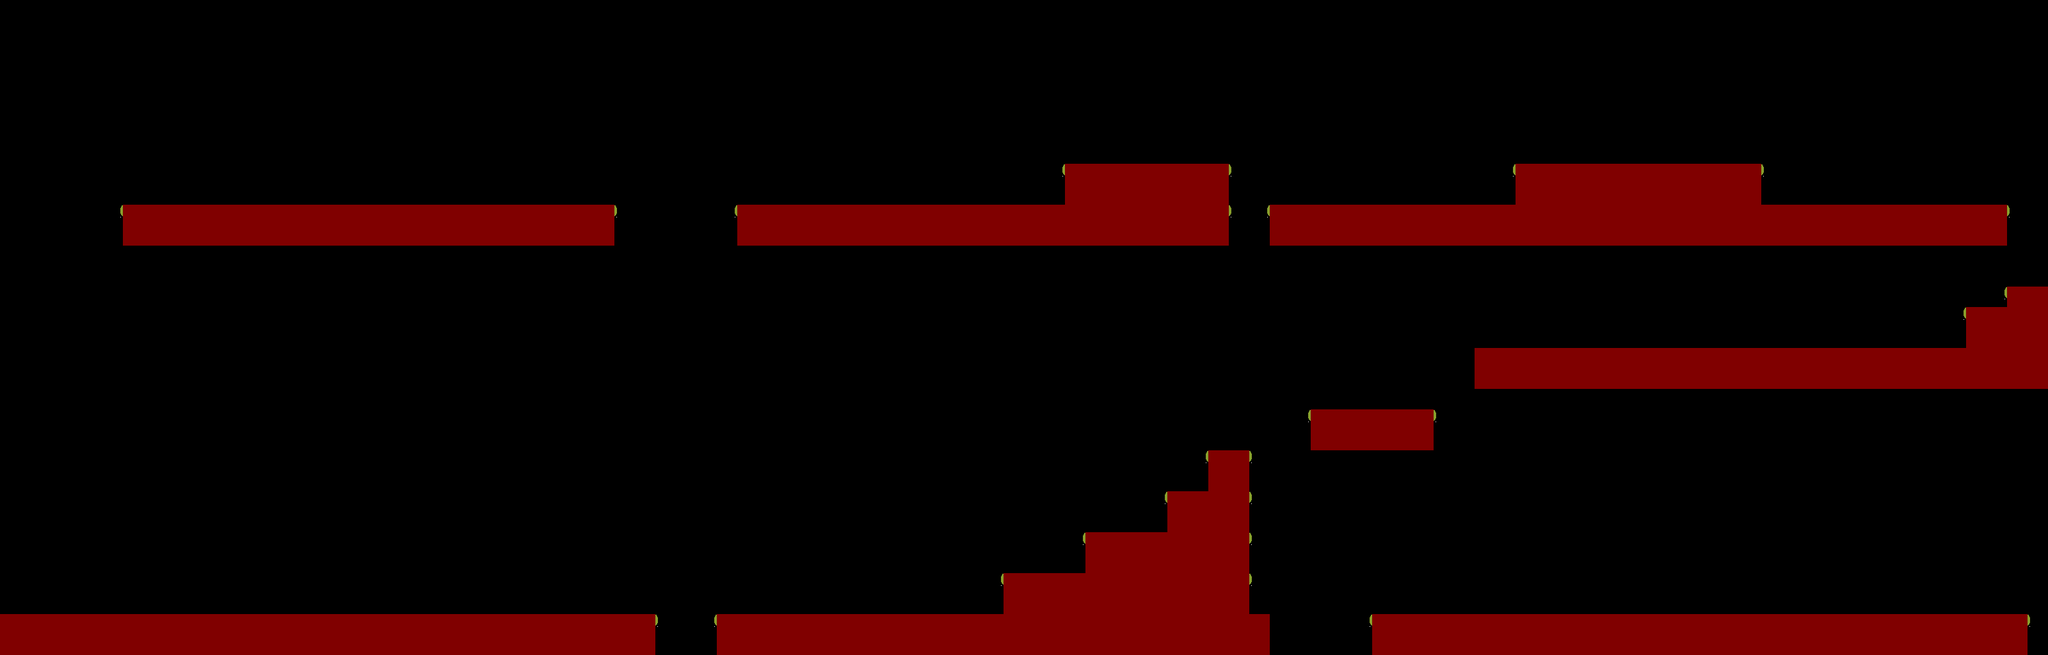

The image is a tile-based game level rendered from a .tmx file. Its description and source (layers, tilesets, objects; grid data summarised) follow:
An orthogonal 100x32 tile map with 32x32 px tiles, 2 tile layers (Visual, Collision) and 12 objects (12x Enemy).

<map version="1.0" orientation="orthogonal" width="100" height="32" tilewidth="32" tileheight="32">
 <properties>
  <property name="levelNumber" value="2" />
  <property name="timeLimit" value="400" />
 </properties>
 <tileset firstgid="1" name="spritesheet" tilewidth="32" tileheight="32">
  <image source="spritesheet.png" width="1024" height="1024" />
 </tileset>
 <layer name="Visual" width="100" height="32">
  <properties>
   <property name="display" value="true" />
  </properties>
  <data>[3200 cells, 546 non-empty, 10 distinct tile ids]</data>
 </layer>
 <layer name="Collision" width="100" height="32">
  <properties>
   <property name="display" value="false" />
  </properties>
  <data>[3200 cells, 520 non-empty, 1 distinct tile ids]</data>
 </layer>
 <objectgroup name="Enemies" width="100" height="32">
  <object name="Blob" type="Enemy" x="268" y="898" width="46" height="59">
   <properties>
    <property name="state" value="wandering" />
   </properties>
  </object>
  <object name="Pterodactyl" type="Enemy" x="784" y="425" width="85" height="51">
   <properties>
    <property name="state" value="flying" />
   </properties>
  </object>
  <object name="Blob" type="Enemy" x="534" y="902" width="46" height="59">
   <properties>
    <property name="state" value="wandering" />
   </properties>
  </object>
  <object name="Blob" type="Enemy" x="1898" y="644" width="46" height="59">
   <properties>
    <property name="state" value="wandering" />
   </properties>
  </object>
  <object name="Blob" type="Enemy" x="2942" y="484" width="46" height="59">
   <properties>
    <property name="state" value="wandering" />
   </properties>
  </object>
  <object name="Blob" type="Enemy" x="3084" y="900" width="46" height="59">
   <properties>
    <property name="state" value="wandering" />
   </properties>
  </object>
  <object name="Blob" type="Enemy" x="2352" y="896" width="46" height="59">
   <properties>
    <property name="state" value="wandering" />
   </properties>
  </object>
  <object name="Blob" type="Enemy" x="2178" y="258" width="46" height="59">
   <properties>
    <property name="state" value="wandering" />
   </properties>
  </object>
  <object name="Blob" type="Enemy" x="480" y="258" width="46" height="59">
   <properties>
    <property name="state" value="wandering" />
   </properties>
  </object>
  <object name="Pterodactyl" type="Enemy" x="1206" y="619" width="85" height="51">
   <properties>
    <property name="state" value="flying" />
   </properties>
  </object>
  <object name="Pterodactyl" type="Enemy" x="2186" y="97" width="85" height="51">
   <properties>
    <property name="state" value="flying" />
   </properties>
  </object>
  <object name="Pterodactyl" type="Enemy" x="2880" y="725" width="85" height="51">
   <properties>
    <property name="state" value="flying" />
   </properties>
  </object>
 </objectgroup>
</map>
